Frame 1 (no input): blank canvas, image omitted
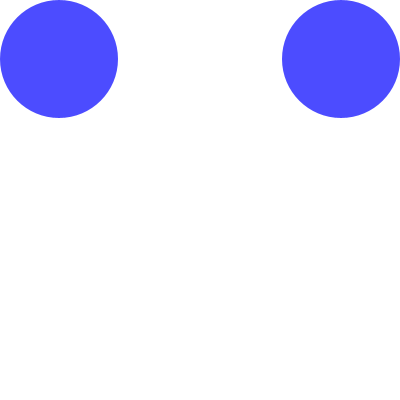
Frame 60 (the mouse pressed at the canvas centre just before this capture)
Frame 120 (the mouse held since frame 60 and released just before this capture): identical to frame 60, image omitted

The Processing sketch that drew this single still picture (run headless with seeded random() and noise(); from frame 60 on, the mouse is pressed at the canvas centre):

// Processing sketch: elllipsesConDistancia
// ── elllipsesConDistancia.pde
int pos;
float tam;
void setup() {
  size(400, 400);
  noStroke();
}
void draw() {
  background(255);
  
  
  
  
  
  
  
  
  
  
  
  
  float distan = dist(pos, 0, width-pos, 0);
  tam = map(distan, width, 0, 0, width);
  float tono = map(distan, width, 0, 255, 0);
  fill(0, 0, 255, tono);
  ellipse(pos, pos, tam, tam);
  ellipse(width-pos, pos, tam, tam);
  pos++;
}
void mousePressed() {
  pos =0;
}
